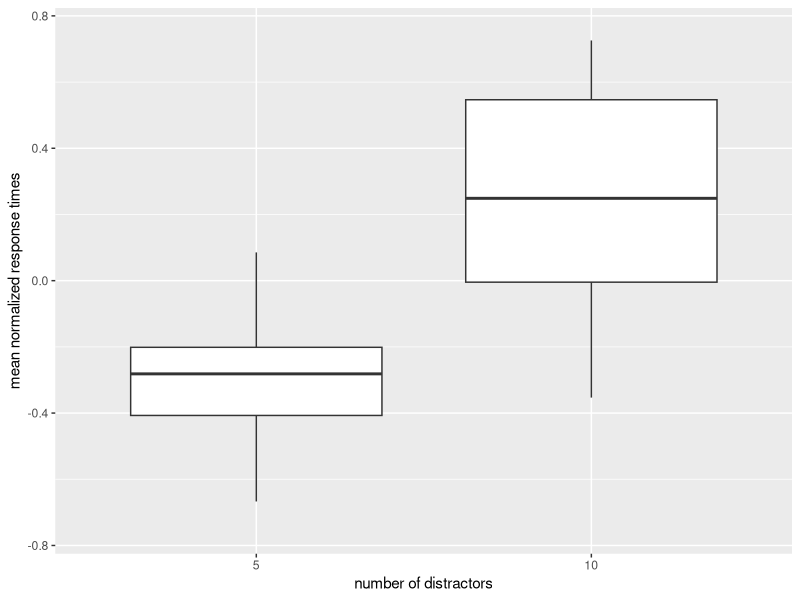
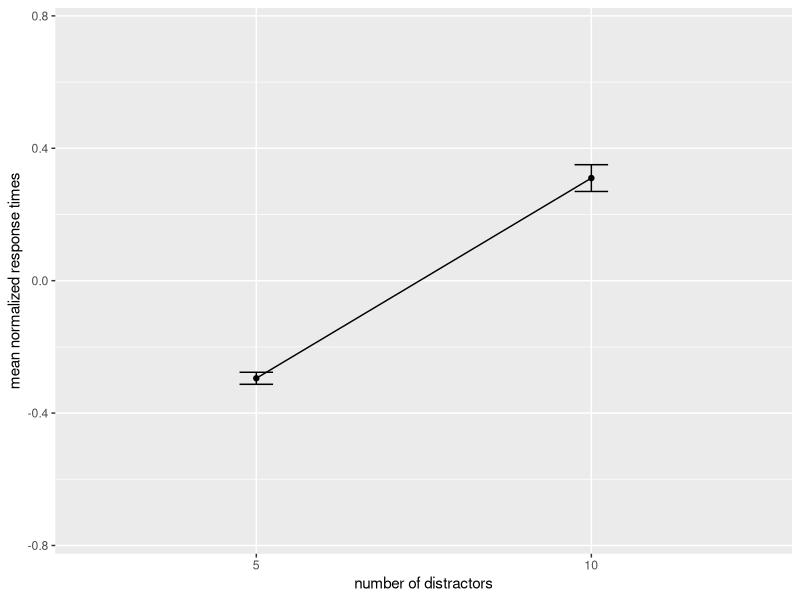
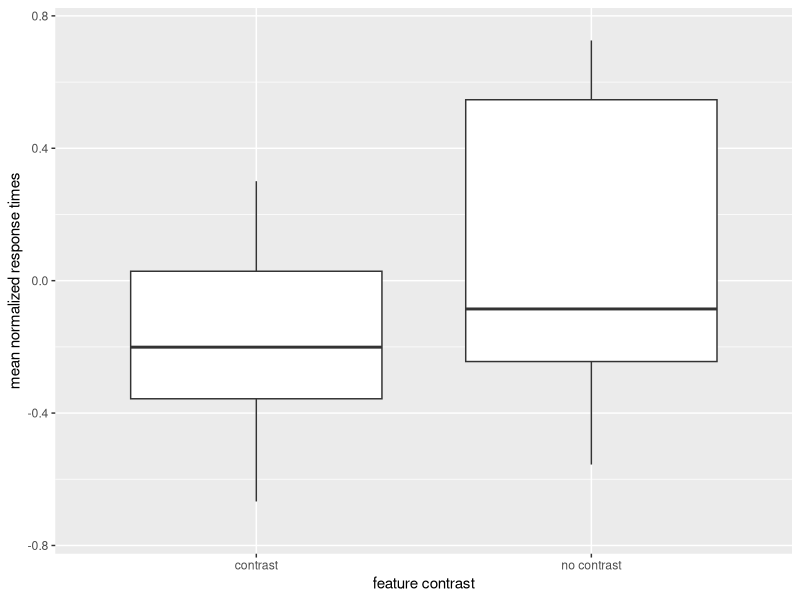
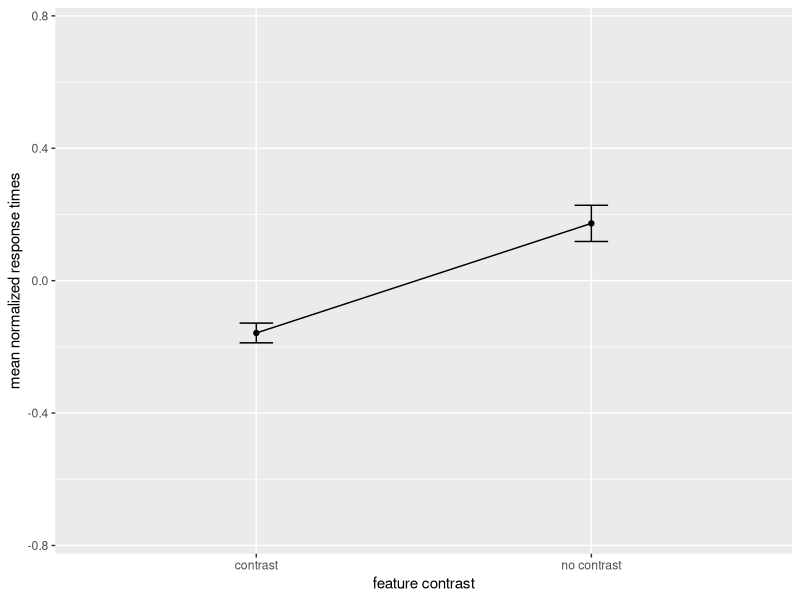
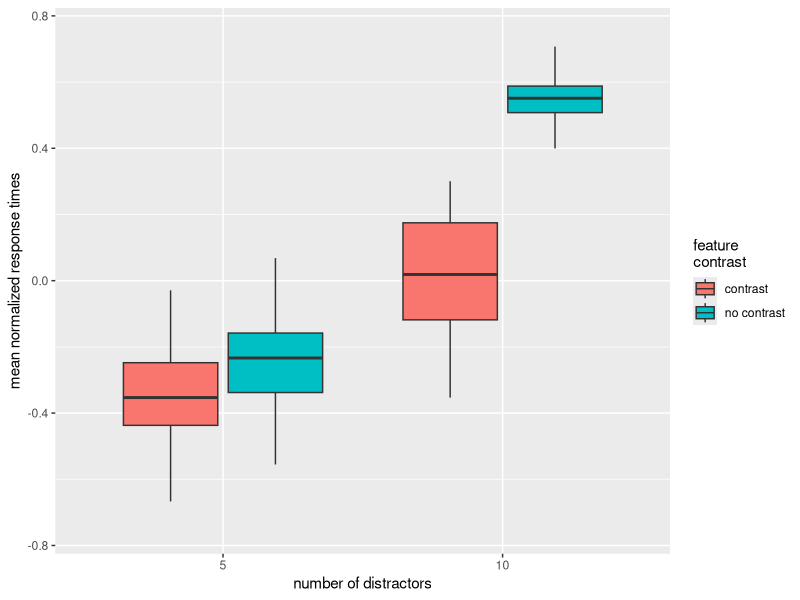
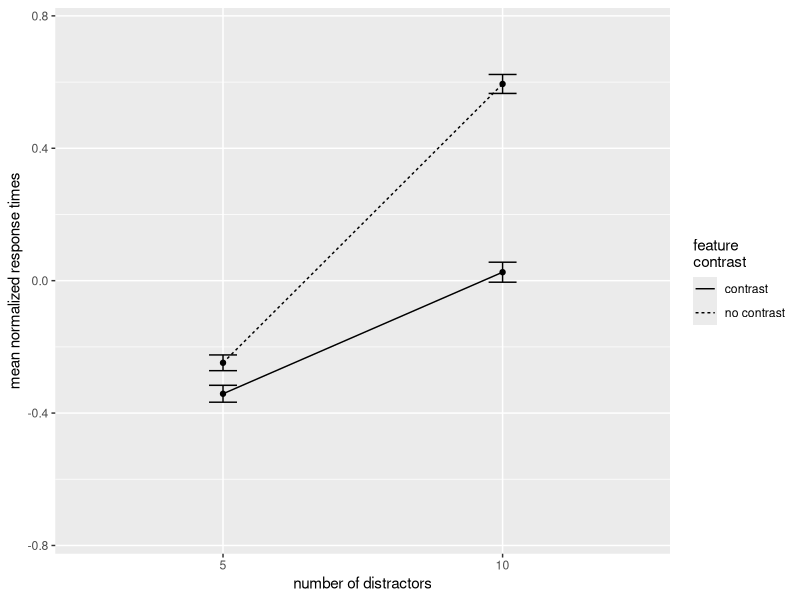

The R source for these figures, in order:
# load "rstatix" and "tidyverse" packages---------------------------------------
library("tidyverse")
library("rstatix")


# load data---------------------------------------------------------------------
results_df <- read.csv("visual_search_results_cleaned.csv")
results_df$distractorCount <- as.factor(results_df$distractorCount)
results_df$featureContrast <- as.factor(results_df$featureContrast)
results_df


# aggregate data----------------------------------------------------------------
aggregated_results <- aggregate(x = filtered_zLogRT ~ subjectNumber + 
                                distractorCount + featureContrast + condition, 
                                data = results_df, mean, na.rm = TRUE)
aggregated_results


# summary statistics------------------------------------------------------------

# experimental conditions
summ_stats <- aggregated_results %>%
  group_by(distractorCount, featureContrast) %>% 
  summarize(n = n(), mean = mean(filtered_zLogRT), sd = sd(filtered_zLogRT), 
            se = sd / sqrt(n))
summ_stats

# distractors
summ_distract <- aggregated_results %>% 
  group_by(distractorCount) %>% 
  summarize(n = n(), mean = mean(filtered_zLogRT), sd = sd(filtered_zLogRT), 
            se = sd / sqrt(n))
summ_distract

# feature contrast
summ_fc <- aggregated_results %>% 
  group_by(featureContrast) %>%  
  summarize(n = n(), mean = mean(filtered_zLogRT), sd = sd(filtered_zLogRT), 
            se = sd / sqrt(n))
summ_fc


# assumption checks ------------------------------------------------------------

# assumption check 1 - outliers
aggregated_results %>% 
  group_by(distractorCount, featureContrast) %>% 
  identify_outliers(filtered_zLogRT)
# result: no extreme outliers

# assumption check 2 - normality assumption
aggregated_results %>% 
  group_by(distractorCount, featureContrast) %>% 
  shapiro_test(filtered_zLogRT)
# result:filtered_zLogRT is normally distributed for each experimental condition


# anova ------------------------------------------------------------------------

# two-way repeated measures anova
results_anova <- aggregated_results %>% 
  anova_test(dv = filtered_zLogRT, wid = subjectNumber,
             within = c(distractorCount, featureContrast), detailed = TRUE)
get_anova_table(results_anova)
# result: effect of number of distractors, feature contrast, and interaction
# are all statistically significant 

# note: anovas only confirm that means are different between groups; do post-hoc
# tests to confirm the direction of the observed effects


# post-hoc tests for main effects----------------------------------------------- 

# pairwise comparisons - number of distractors
distract_pwc <- aggregated_results %>% 
  pairwise_t_test(filtered_zLogRT ~ distractorCount, paired = TRUE, 
                  p.adjust.method = "bonferroni", detailed = TRUE)
distract_pwc
# result: participants had statistically significant faster RTs when there were 
# 5 distractors compared to when there were 10 distractors

# pairwise comparisons - feature contrast
fc_pwc <- aggregated_results %>% 
  pairwise_t_test(filtered_zLogRT ~ featureContrast, paired = TRUE,
                  p.adjust.method = "bonferroni", detailed = TRUE)
fc_pwc
# result: participants had statistically significant faster RTs when there was 
# contrast compared to when there was no contrast


# post-hoc tests for significant two-way interaction----------------------------

# pairwise comparisons - experimental conditions
ec_pwc_tw <- aggregated_results %>% 
  pairwise_t_test(filtered_zLogRT ~ condition, paired = TRUE,
                  p.adjust.method = "bonferroni", detailed = TRUE)
ec_pwc_tw
# result: 
# participants had statistically significant faster RTs for: 
#   5 distractors + contrast trials than 10 distractors + contrast trials
#   5 distractors + no contrast trials than 10 distractors + no contrast trials
#   5 distractors + contrast trials than 10 distractors + no contrast trials
#   5 distractors + no contrast trials than 10 distractors + contrast trials
#   10 distractors + contrast trials than 10 distractors + no contrast trials
#   5 distractors + contrast trials than 5 distractors + no contrast trials *
# * -> p-value for this comparison is just about equal to 0.05. Therefore, 
# while it can be considered statistically significant, this should be noted
# when interpreting the magnitude of the results. 


# visualization-----------------------------------------------------------------

# box plot - distractors
ggplot(data = aggregated_results, aes(x = distractorCount, 
                                      y = filtered_zLogRT)) + 
  geom_boxplot(outlier.shape = NA) +
  ylim(-.75,.75) +
  xlab("number of distractors") +
  ylab("mean normalized response times")

# line plot - distractors
ggplot(data = summ_distract, aes(x = distractorCount, y = mean, group = 1)) + 
  geom_line() +
  geom_point() + 
  geom_errorbar(aes(ymin = mean - se, ymax = mean +se), width = .1) +
  ylim(-.75,.75) +
  xlab("number of distractors") +
  ylab("mean normalized response times")
  
# box plot - feature contrast
ggplot(data = aggregated_results, aes(x = featureContrast, 
                                      y = filtered_zLogRT)) +
  geom_boxplot(outlier.shape = NA) + 
  ylim(-.75,.75) +
  xlab("feature contrast") +
  ylab("mean normalized response times")

# line plot - feature contrast
ggplot(data = summ_fc, aes(x = featureContrast, y = mean, group = 1)) + 
  geom_line() +
  geom_point() + 
  geom_errorbar(aes(ymin = mean - se, ymax = mean +se), width = .1) +
  ylim(-.75,.75) +
  xlab("feature contrast") +
  ylab("mean normalized response times")

# box plot - experimental conditions
ggplot(data = aggregated_results, aes(x = distractorCount, y = filtered_zLogRT,
                                      fill = featureContrast)) + 
  geom_boxplot(outlier.shape = NA) +
  scale_fill_discrete(name = "feature\ncontrast") +
  ylim(-.75,.75) +
  xlab("number of distractors") +
  ylab("mean normalized response times")

# line plot - experimental conditions
ggplot(data = summ_stats, aes(x = distractorCount, y = mean, 
                              group = featureContrast)) + 
  geom_line(aes(linetype = featureContrast)) +
  geom_point() +
  geom_errorbar(aes(ymin = mean - se, ymax = mean +se), width = .1) +
  scale_linetype_discrete(name = "feature\ncontrast") +
  ylim(-.75,.75) +
  xlab("number of distractors") +
  ylab("mean normalized response times")


# ------------------------------------------------------------------------------
# reference: https://www.datanovia.com/en/lessons/repeated-measures-anova-in-r/#two-way-repeated-measures-anova